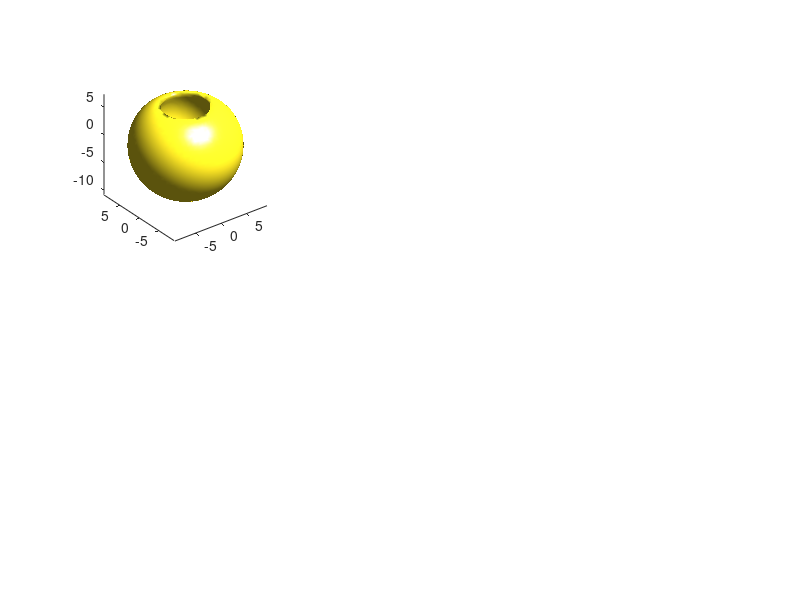

MATLAB code for this plot: (Note: this script raises an error after producing the figure.)
% Plot sp3d

%            Mix and make your own hybrid orbitals!
% 
% PlotHydrogenMolecularOrbital is a function designed to plot a hydrogen
% orbital. The orbital is defined by the quantum numbers, which in tern
% determine the number of nodes and harmonic frequencies observed in the
% wavefunction. This program is intended both to display the functions and
% to allow the user to mix and match wave functions (such as for hybrid
% orbitals).
% 
% Radial nodes are determined by Laguerre polynomials, and angular nodes by 
% Legendre polynomials. Details of the calculation are in the radial wave 
% function and angular wave function sections.
% 
% -------------------------------------------------------------------------
% Some notes on the calculation
%  
% Remember that all spatial lengths (angstroms, meters, etc.) are real! 
% you may need to play with the settings to get the plot that you want.
% 
% As the orbital increases in size, increase cons.spatialLen to see it all
% If orbital is missing parts, maybe decrease cons.cutoff by a magnitude
% Increase cons.resolution to make the plot prettier 
%     remember this makes an N^3 increase in computional time
% The wave function is a cubic 3D vector. Keep that in mind when making
%     hybrid orbitals
% Some XYZ axis rotations were needed to align the calculations to Matlab's
%     polar 3D space. 
% 
% -------------------------------------------------------------------------
% notes on the plots
% 
% a small function "makeColors" is included to give some preloaded color
%     values. This is useful for coloring the skin of the orbitals
% the functions PlotSolidIsosurface, PlotCrossSectionIsosurface, and
%     PlotWaveFnSignIsosurface are a good start to visualizing the data
% PlotCrossSectionIsosurface has a color bar. These are multiples of the
%     cutoff value labeled in cons.cutoff
% The cons.sliceStyle2 option is a boolean that switches the clipping plane
%     from YZ to XZ in the PlotCrossSectionIsosurface plot. This is useful
%     for visualizing the inside of certain orbitals
% 

%% main function

% this function constructs an atomic orbital based on the spherical hamonic
% simple interpretaion of the hydrogen atom.

function PlotHydrogenMolecularOrbital_sp3d
%--------------------------------------------------------------------------
% define constants and orbital shape

% quantum numbers
n = 3;           % principal quantum number (shell #)
% l = 1;           % orbital quantum number (subshell type: s, p, d, f, etc.)
% m = 0;           % magnetic quantum number (orientation of subshell)

% constants: shape and cutoffs of 3D plots (needs fiddling to get a good plot)
% cons.cutoff     = 2.2 * 10^(26); % electron density cutoff (where to put isosurface)
cons.resolution = 125;             % number of calculations per XYZ dimension   
cons.spatialLen = 13;             % length of physical space to view over (angstroms)

% constants: scale size of plot (don't play with)
cons.scale      = 10^(-9.5);         % scaling length of calculation (meters)
cons.meters2ang = 10^(-10);          % convert meters to angstroms
cons.a0         = 5.2820 * 10^(-11); % Bohr radius (meters)

% constants: orbital name and color (doesn't affect calculation)
[ColorIs]        = makeColors;        % load color values
% cons.orbitName   = orbitNameIs(n,l,m);% name that appears in figure titles
cons.outerColor  = ColorIs.red;       % color of isosurface
cons.sliceStyle2 = false;             % alternate clip plane for PlotCrossSectionIsosurface

%--------------------------------------------------------------------------
% generate XYZ space, convert to spherical radius, theta, and phi

[xSpace, ySpace, zSpace] = make3Dspace(cons);
[theta, phi, r] = convert2polar(xSpace, ySpace, zSpace);

%--------------------------------------------------------------------------
% plot figure

%      xy location on screen, xy dimensions of figure
%                   x    y    x     y
figure('Position', [100, 500, 1100, 1100]);

l = 0;
m = 0;
WaveFn_3s = psiCalculation(n,l,m,r,theta,phi,cons);

l = 1;
m = 0;
WaveFn_3px = psiCalculation(n,l,m,r,theta,phi,cons);

l = 1;
m = 1;
WaveFn_3py = psiCalculation(n,l,m,r,theta,phi,cons);

l = 1;
m = -1;
WaveFn_3pz = psiCalculation(n,l,m,r,theta,phi,cons);

l = 2;
m = 0;
WaveFn_3d0 = psiCalculation(n,l,m,r,theta,phi,cons);


WaveFn_sp3d_1 = sqrt(1/3) * (WaveFn_3s + sqrt(2)*WaveFn_3px);
WaveFn_sp3d_2 = sqrt(1/3) * (WaveFn_3s - sqrt(1/2)*WaveFn_3px + sqrt(3/2)*WaveFn_3py);
WaveFn_sp3d_3 = sqrt(1/3) * (WaveFn_3s - sqrt(1/2)*WaveFn_3px - sqrt(3/2)*WaveFn_3py);
WaveFn_sp3d_4 = sqrt(1/2) * (WaveFn_3pz + WaveFn_3d0);
WaveFn_sp3d_5 = sqrt(1/2) * (WaveFn_3pz - WaveFn_3d0);


cons.cutoff     = 4.9 * 10^(27);
subplot(2,3,1);
WaveFn = WaveFn_sp3d_1;
cons.orbitName   = 'sp3d_1';
PlotWaveFnSignIsosurface(xSpace, ySpace, zSpace, WaveFn, cons);

subplot(2,3,2);
WaveFn = WaveFn_sp3d_2;
cons.orbitName   = 'sp3d_2';
PlotWaveFnSignIsosurface(xSpace, ySpace, zSpace, WaveFn, cons);

subplot(2,3,3);
WaveFn = WaveFn_sp3d_3;
cons.orbitName   = 'sp3d_3';
PlotWaveFnSignIsosurface(xSpace, ySpace, zSpace, WaveFn, cons);


cons.cutoff     = 2.2 * 10^(24);
subplot(2,3,4);
WaveFn = WaveFn_sp3d_4;
cons.orbitName   = 'sp3d_4';
PlotWaveFnSignIsosurface(xSpace, ySpace, zSpace, WaveFn, cons);

subplot(2,3,5);
WaveFn = WaveFn_sp3d_5;
cons.orbitName   = 'sp3d_5';
PlotWaveFnSignIsosurface(xSpace, ySpace, zSpace, WaveFn, cons);
end



%==========================================================================
%%                      calculate wave function
%==========================================================================

% the wave function is a 3D vector of size [resolution, resolution, resolution]
% calculate it by multiplying each element of the radial and angular components
function [WaveFn] = psiCalculation(n,l,m,r,theta,phi,cons)
WaveFn = radialCalculation(n,l,r,cons) .* angularCalculation(l,m,theta,phi);

% correction 1: remove NaN at atomic nucleus
center = ceil(cons.resolution/2);
WaveFn(center, center, center) = 0;

% correction 2: flip wave function properly when m < 0
if (m < 0 )
    WaveFn = permute(WaveFn, [2 1 3]);
end

end

%% radial wave function

% the radial component is composed of two parts: an exponential term and a
% polynomial term. The exponential term adds attraction to the nucleus of
% the atom. The polynomial term adds electron shell harmonics to create
% nodal spheres

function [RadialFn] = radialCalculation(n,l,r,cons)

% import contants
a0 = cons.a0;

% scaling factors
scalFac1 = sqrt((2/(a0*n))^3 * factorial(n-l-1)/(2*n*factorial(n+l)));
scalFac2 = 1/factorial(n - l + 2*l);

% Part 1:  exponential component (attraction to nucleus)
nuclearComponent = (2*r/(a0*n)) .* exp(-r/(a0*n));

% Part 2:  polynomial component (generates radial nodes)
radialNodeComponent = LaguerrePolynomial(n-l-1, 2*l+1, 2*r/(a0*n));

% combine components to calculate radial wave function
RadialFn = scalFac1 * scalFac2 * nuclearComponent .* radialNodeComponent;

end

% use Laguerre polynomials to introduce nodal spheres into radial function
function [NodalFn] = LaguerrePolynomial(n,m,r)

% initiate polynomial function
NodalFn = zeros(size(r));

% add n coefficient terms to the polynomial
for i = 0:n
    polynomialCoeff = factorial(m+n) * nchoosek(m+n,n-i) / factorial(i);
    NodalFn = NodalFn + polynomialCoeff * (-r).^i;
end

end

%% angular wave function

% the angular component is a cosine function with Legendre polynomials used
% to add nodal planes.

function [AngularFn] = angularCalculation(l,m,theta,phi)

if (abs(m) == 2)
    m = -m;
end
if (m == -2)
    phi = phi + pi/4;
end

% normalization and scaling factors
normFac = abs(sign(m)*(2^0.5) + (sign(abs(m)) - 1)*2);
scalFac = sqrt((2*l+1) / (4*pi) * factorial(l-abs(m)) / factorial(l+abs(m)));

% add nodes to spherical harmonics functions
SphFn1 = scalFac * LegendrePolynomial(l,m,cos(theta))  .* exp(1i*m*phi);
SphFn2 = scalFac * LegendrePolynomial(l,-m,cos(theta)) .* exp(1i*-m*phi);

AngularFn = (SphFn1 + SphFn2) / normFac;

end

% use Legendre polynomials to introduce nodal planes into angular function
function [NodalFn] = LegendrePolynomial(l,m,x)

% initiate polynomial function
NodalFn = zeros(size(x));
numCoeffs = floor(1/2*l - 1/2*abs(m));

% add n coefficient terms to the polynomial
for n = 0:numCoeffs
    polynomialCoeff = (-1)^n * nchoosek(l-2*n,abs(m)) * nchoosek(l,n) * nchoosek(2*l-2*n,l);
    exponent = l - 2*n - abs(m);
    NodalFn = NodalFn + polynomialCoeff * x.^exponent;
end
NodalFn = (-1)^m * (1-x.^2).^(abs(m)/2) .* (factorial(abs(m))/2^l*NodalFn);

end

%==========================================================================
%%               generate 3D space (X Y Z theta phi r)
%==========================================================================

% generate 3D cartesian space based on inputs
function [xSpace, ySpace, zSpace] = make3Dspace(cons)

% import dimensions and scaling factors
resolution = cons.resolution;
spatialLen = cons.spatialLen;
scale      = cons.scale;

% generate XYZ space using meshgrid
xRange = linspace(-spatialLen, spatialLen, resolution) * scale;
yRange = linspace(-spatialLen, spatialLen, resolution) * scale;
zRange = linspace(-spatialLen, spatialLen, resolution) * scale;
[xSpace, ySpace, zSpace] = meshgrid(xRange, yRange, zRange);

end

% most of this function is equivalent to the "cart2sph" function.
% Matlab interprets angles a little differently than a classic calculus
% textbook, as in the engineering-style of polar coordinatles.
% phi and theta are swapped, and the zero-angle is at a -pi/2 angle. 
% Consequently we manually convert the points here.
function [theta, phi, r] = convert2polar(x, y, z)

r     = sqrt(x.^2+y.^2+z.^2);
theta = acos(z./r);     % this is "phi" in the "cart2sph" function
phi   = atan2(y,x);     % this is "theta" in the "cart2sph" function

end

%==========================================================================
%%                      plot wave functions
%==========================================================================

% load up some useful color values
function [ColorIs] = makeColors

ColorIs.red    = [1 0 0];
ColorIs.green  = [0 1 0];
ColorIs.blue   = [0 0 1];

ColorIs.purple = [1 0 1];
ColorIs.cyan   = [0 1 1];
ColorIs.yellow = [1 1 0];

ColorIs.black  = [0 0 0];
ColorIs.grey   = [0.3 0.3 0.3];

end

% convert n l m into a useful name
function [orbitName] = orbitNameIs(n,l,m)
subShells = {'s', 'p', 'd', 'f', 'g', 'h', 'i', 'j', 'k', 'l', 'm'};
thisM = [num2str(m) num2str(m)];
thisMtmp = num2str(m);
for j = 1:length(thisMtmp)
    thisM(2 * j - 1) = '_';
    thisM(2 * j) = thisMtmp(j);
end
orbitName = [num2str(n) subShells{l+1} thisM];
end

% plot a solid isosurface of the orbital
function PlotSolidIsosurface(xSpace, ySpace, zSpace, WaveFn, cons)

% import dimensions and scaling factors
spatialLen = cons.spatialLen;
meters2ang = cons.meters2ang;
cutoff     = cons.cutoff;
orbitName  = cons.orbitName;
isoColor   = cons.outerColor;

% square the wavefunction to make an electron density map
WaveFn2 = WaveFn .* conj(WaveFn);

% convert inputs to convenient numbers and values
x = xSpace / meters2ang;
y = ySpace / meters2ang;
z = zSpace / meters2ang;
v = WaveFn2 / cutoff;

% patch and interpret isosurface for better coloration
p = patch(isosurface(x,y,z,v,1));
isonormals(x,y,z,v,p);
set(p,'FaceColor',isoColor,'EdgeColor','none');

% lighting, aspect ratio, plot options
daspect([1 1 1]);
view(3); 
axis vis3d;
camlight;
lighting phong;
xlabel('x','FontName','Arial','FontSize',18);
ylabel('y','FontName','Arial','FontSize',18);
zlabel('angstroms','FontName','Arial','FontSize',18);
title([orbitName ' orbital'],'FontName','Arial','FontSize',18);
rotate3d on;

% dimensions of plot
plotScale = spatialLen * 1.4;
xlim([-plotScale plotScale]);
ylim([-plotScale plotScale]);
zlim([-plotScale plotScale]);

end

% plot a cross section of a solid isosurface of the orbital
function PlotCrossSectionIsosurface(xSpace, ySpace, zSpace, WaveFn, cons)

% import dimensions and scaling factors
spatialLen  = cons.spatialLen;
meters2ang  = cons.meters2ang;
cutoff      = cons.cutoff;
orbitName   = cons.orbitName;
isoColor    = cons.outerColor;
sliceStyle2 = cons.sliceStyle2;

% use alternate clipping plane?
halfLength = 0;
clipRange = [nan,nan,halfLength,nan,nan,nan];
if (sliceStyle2 == true)
    clipRange = [halfLength,nan,nan,nan,nan,nan];
end

% square the wavefunction to make an electron density map
WaveFn2 = WaveFn .* conj(WaveFn);

% convert inputs to convenient numbers and values
x = xSpace / meters2ang;
y = ySpace / meters2ang;
z = zSpace / meters2ang;
v = WaveFn2 / cutoff;

% slice off half the isosurface, change XYZ accordingly
[x,y,z,v] = subvolume(x,y,z,v,clipRange);

% patch and interpret isosurface for better coloration
p1 = patch(isosurface(x,y,z,v,1),'FaceColor',isoColor,'EdgeColor','none');
isonormals(x,y,z,v,p1);
patch(isocaps(x,y,z,v,1),'FaceColor','interp','EdgeColor','none');

% lighting, aspect ratio, plot options
daspect([1 1 1]);
view(3); 
axis vis3d;
colormap Copper;
colorbar;
camlight; camlight right; camlight left; camlight headlight;
lighting gouraud;
xlabel('x','FontName','Arial','FontSize',18);
ylabel('y','FontName','Arial','FontSize',18);
zlabel('angstroms','FontName','Arial','FontSize',18);
title([orbitName ' orbital cross section'],'FontName','Arial','FontSize',18);
rotate3d on;

% dimensions of plot
plotScale = spatialLen * 1.4;
xlim([-plotScale plotScale]);
ylim([-plotScale plotScale]);
zlim([-plotScale plotScale]);

end

% plot a solid isosurface of the orbital colored by the sign of the
% wavefunction.
function PlotWaveFnSignIsosurface(xSpace, ySpace, zSpace, WaveFn, cons)

% import dimensions and scaling factors
spatialLen = cons.spatialLen;
meters2ang = cons.meters2ang;
cutoff     = cons.cutoff;
orbitName  = cons.orbitName;
isoColor   = sign(WaveFn);

% square the wavefunction to make an electron density map
WaveFn2 = WaveFn .* conj(WaveFn);

% convert inputs to convenient numbers and values
x = xSpace / meters2ang;
y = ySpace / meters2ang;
z = zSpace / meters2ang;
v = WaveFn2 / cutoff;

% make isosurface
isosurface(x,y,z,v,1,isoColor)

% lighting, aspect ratio, plot options
daspect([1 1 1]);
view(3); 
axis vis3d;
camlight;
lighting phong;
xlabel('x','FontName','Arial','FontSize',18);
ylabel('y','FontName','Arial','FontSize',18);
zlabel('angstroms','FontName','Arial','FontSize',18);
title([orbitName ' orbital'],'FontName','Arial','FontSize',18);
rotate3d on;

% dimensions of plot
plotScale = spatialLen * 1.4;
xlim([-plotScale plotScale]);
ylim([-plotScale plotScale]);
zlim([-plotScale plotScale]);

end


